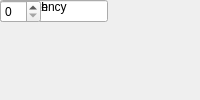
<?xml version="1.0" encoding="UTF-8"?>
<ui version="4.0">
 <class>MainWindow</class>
 <widget class="QMainWindow" name="MainWindow">
  <property name="windowTitle"><string>Complex Add/Sub</string></property>
  <widget class="QWidget" name="centralwidget">
   <!-- NOTE: this is a simplified structural mirror of the generated
        <module>_ui.py, not a full round-trip Designer file. Regenerate
        both from the same spec if you need to edit layout by hand. -->
       <widget class="QLabel" name="label_name">
     <property name="text"><string>Block name</string></property>
    </widget>
       <widget class="QLineEdit" name="name"/>
       <widget class="QLabel" name="label_bit_width">
     <property name="text"><string>Bit Width</string></property>
    </widget>
       <widget class="QSpinBox" name="bit_width"/>
       <widget class="QLabel" name="label_add_latency">
     <property name="text"><string>Add Latency</string></property>
    </widget>
       <widget class="QSpinBox" name="add_latency"/>
  </widget>
 </widget>
 <resources/>
 <connections/>
</ui>
